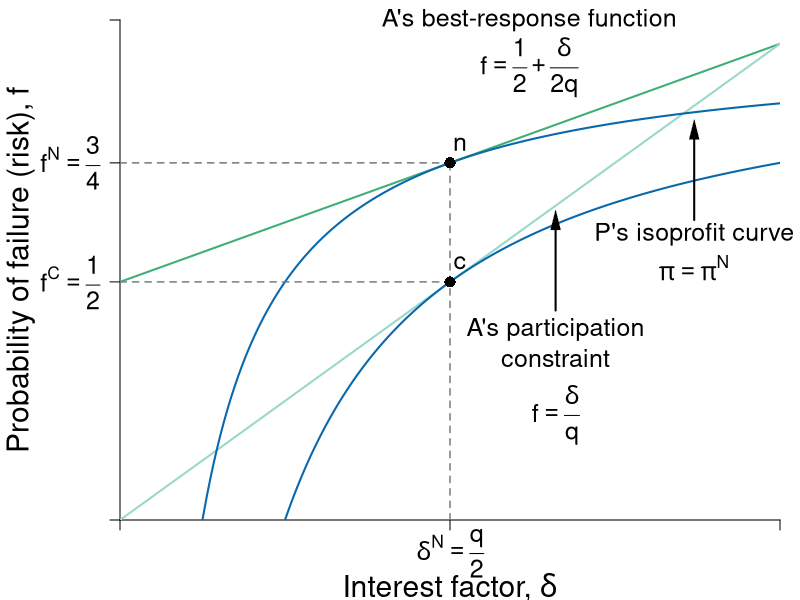

Write the R code that produced this figure.
#Graph Designer: Simon Halliday, Scott Cohn, Harriet Brookes-Gray
#Authors: Bowles and Halliday
#Title: Coordination, Conflict and Competition: A Text in Microeconomics

library(shape)
pdf(file = "credit/credit_comparison.pdf", width = 8, height = 6)

#Set parameters for graphics
pointsize <- 1.8
axislabelsize <- 1.8
labelsize <- 1.5
namesize <- 1.8
annotatesize <- 1.5
graphlinewidth <- 2
segmentlinewidth <- 1.5

COL <- c("#7fc97f", "#beaed4", "#fdc086", "#ffff99", "#386cb0", "#f0027f", "#bf5b17", "#666666")
COLA <- c("#e0f3db", "#99d8c9","#66c2a4","#41ae76", "#238b45", "#005824")
COLB <- c("#c6dbef", "#4eb3d3", "#2b8cbe", "#0868ac","#084081")
COLC <- c("#fcfbfd", "#efedf5", "#dadaeb", "#bcbddc", "#9e9ac8", "#807dba", "#6a51a3", "#54278f", "#3f007d")
grays <- gray.colors(25, start = 1, end = 0)

#Edited the margins to cater for the larger LHS labels
par(mar =  c(4, 6, 1, 1))

brfFn <- function(delta, q = 1) {
  .5 + (delta / (2 * q)) 
}

PCFn <- function(delta, q = 1) {
  delta/q
}

isoreturnFn <- function(delta, pi=0.125) {
  1 - (pi)/delta
}


yFn <- function(d1, f1, q = 1){
  q*f1*(1 - f1) - d1*(1 - f1)
}

profitFn <- function(d1, q = 1){
  d1/2 - (1/(2*q))*(d1)^2
}

ylow <- function(delta, q = 1, ybar = 0.0625){
  (-sqrt(delta^2 - 2*delta*q + q^2 - 4*q*ybar) + delta + q)/(2*q)
}

yhigh <- function(delta, q = 1, ybar = 0.0625){
  (sqrt(delta^2 - 2*delta*q + q^2 - 4*q*ybar) + delta + q)/(2*q)
}

xlims <- c(0, 1)
ylims <- c(0, 1.05)

npts <- 501 
d1 <- seq(xlims[1], xlims[2], length.out = npts)
f1 <- seq(ylims[1], ylims[2], length.out = npts) 
a <- c(0.0625)

plot(0, 0, xlim = xlims, ylim = ylims, type = "n",
     xlab = expression(paste("")),
     ylab = expression(paste("")), 
     xaxt = "n", 
     yaxt = "n", 
     cex.lab = axislabelsize, 
     bty = "n", 
     xaxs = "i", 
     yaxs = "i"
)


ticksy <- c(ylims[1], 0.5, brfFn(delta = 0.5), ylims[2])
ylabels <- c(NA, expression(paste(f^{C} == frac(1,2))),expression(paste(f^{N} == frac(3,4))), NA)
ticksx <- c(xlims[1], 0.5, xlims[2])
xlabels <- c(NA, NA, NA)

axis(1, at = ticksx, pos = 0, labels = xlabels, cex.axis = labelsize)
axis(2, at = ticksy, pos = 0, labels = ylabels, las = 1, cex.axis = labelsize)

text(0.5, -0.07, expression(paste(delta^{N} == frac(q,2))), xpd = TRUE, cex = labelsize) 

npts <- 503 
xx1 <- seq(xlims[1], xlims[2], length.out = npts)
xx2 <- seq(0, 1, length.out = npts)
xx3 <- seq(0.01, xlims[2], length.out = npts)

#xpoly1 <- seq(from = 0.168, to = 0.5, length.out = 500)
#ypoly1 <- ylow(xpoly1)
#ypoly2 <- isoreturnFn(xpoly1)
#polygon(x = c(xpoly1, rev(xpoly1)), y = c(ypoly1, rev(ypoly2)), col = COL[4], density = NULL, border = NA)


#Draw the graphs
lines(xx1, brfFn(xx1), col = COLA[4], lwd = graphlinewidth)
lines(xx1, PCFn(xx1), col = COLA[2], lwd = graphlinewidth)
lines(xx1, isoreturnFn(xx1), col = COLB[4], lwd = graphlinewidth)
lines(xx1, isoreturnFn(xx1, pi = 0.25), col = COLB[4], lwd = graphlinewidth)



#Axis labels
mtext(expression(paste("Interest factor, ", delta)), side = 1, line = 3.3, cex = axislabelsize)
text(-0.15, 0.5*(ylims[2]), expression(paste("Probability of failure (risk), ", f)), xpd = TRUE, cex = axislabelsize, srt = 90) 


#contour(d1, f1,
        # outer(d1, f1, yFn),
        # drawlabels = FALSE,
        # col = COLA[3],
        # lwd = graphlinewidth,
        # levels = a,
        # xaxs = "i",
        # yaxs = "i",
        # add = TRUE)


segments(0.5, 0, 0.5, brfFn(delta = 0.5), lty = 2, col = grays[20] , lwd = segmentlinewidth)
segments(0, brfFn(delta = 0.5), 0.5, brfFn(delta = 0.5), lty = 2, col = grays[20] , lwd = segmentlinewidth)
segments(0, 0.5, 0.5, 0.5, lty = 2, col = grays[20] , lwd = segmentlinewidth)

#Annotate points (4,4),(2,8),(8,2) on feasibility frontier
text(0.5 + 0.015, isoreturnFn(0.5) + 0.04, expression(paste(n)), cex = labelsize)
points(0.5, isoreturnFn(0.5), pch = 16, col = "black", cex = 1.5)
points(0.5, 0.5, pch = 16, col = "black", cex = 1.5)
text(0.5 + 0.015, 0.5 + 0.04, expression(paste(c)), cex = labelsize)


#text(0.375 + 0.02, 0.6 + 0.03, expression(paste(b)), cex = labelsize)
#points(0.375, 0.6, pch = 16, col = "black", cex = 1.5)

#text(0.2, 0.87, expression(paste(y == y^{N})), cex = labelsize)

text(0.62, 1.05, expression(paste("A's best-response function")), cex = labelsize, xpd = TRUE)
text(0.62, 0.95, expression(paste(f == frac(1,2) + frac(delta, 2*q))), cex = labelsize)

text(0.66, 0.4, expression(paste("A's participation")), cex = labelsize)
text(0.66, 0.34, expression(paste("constraint")), cex = labelsize)
text(0.66, 0.22, expression(paste(f == frac(delta, q))), cex = labelsize)
Arrows(0.66, 0.44, 0.66, 0.63, col = "black", lty = 1, lwd = 2, arr.type = "triangle", arr.lwd = 0.5)


text(0.87, 0.6, expression(paste("P's isoprofit curve")), cex = labelsize, xpd = TRUE)
text(0.87, 0.53, expression(paste(pi == pi^{N})), cex = labelsize, xpd = TRUE)
Arrows(0.87, 0.63, 0.87, 0.82, col = "black", lty = 1, lwd = 2, arr.type = "triangle", arr.lwd = 0.5)

#text(0.3, 0.13, expression(paste("Pareto-improving")), cex = labelsize)
#text(0.3, 0.07, expression(paste("lens")), cex = labelsize)
#Arrows(0.3, 0.18, 0.3, 0.5, col = "black", lty = 1, lwd = 2, arr.type = "triangle", arr.lwd = 0.5)


dev.off()
